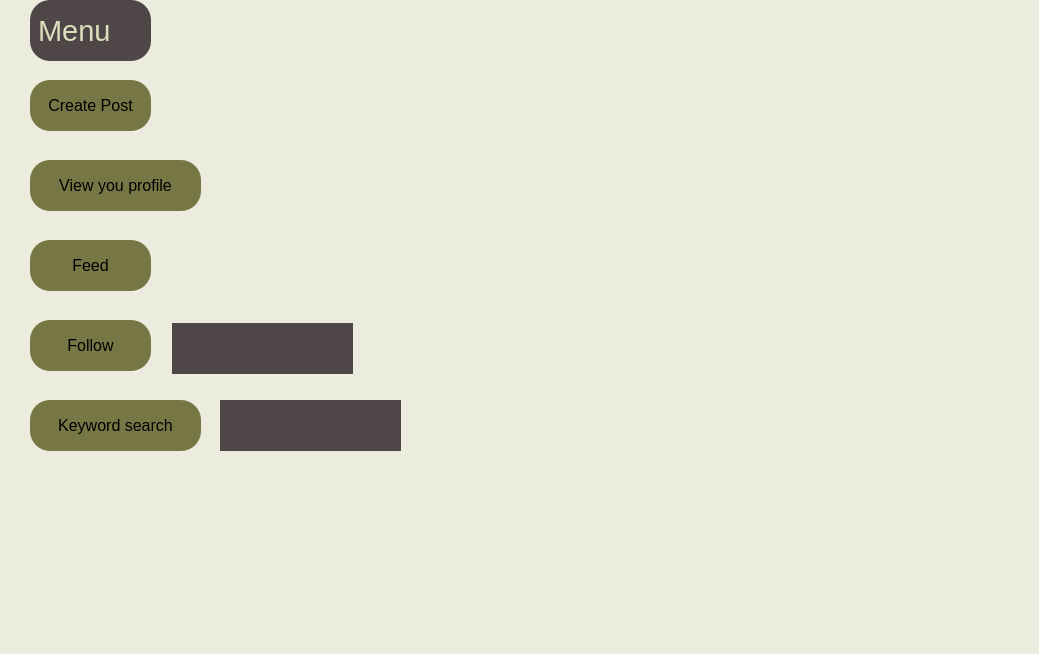
<?xml version="1.0" encoding="UTF-8"?>
<ui version="4.0">
 <class>Menu</class>
 <widget class="QWidget" name="Menu">
  <property name="geometry">
   <rect>
    <x>0</x>
    <y>0</y>
    <width>1039</width>
    <height>654</height>
   </rect>
  </property>
  <property name="windowTitle">
   <string>Form</string>
  </property>
  <property name="styleSheet">
   <string notr="true">
background-color: rgb(235, 235, 222);</string>
  </property>
  <widget class="QLabel" name="label">
   <property name="geometry">
    <rect>
     <x>30</x>
     <y>0</y>
     <width>121</width>
     <height>61</height>
    </rect>
   </property>
   <property name="font">
    <font>
     <pointsize>22</pointsize>
    </font>
   </property>
   <property name="styleSheet">
    <string notr="true">background-color: rgb(79, 71, 71);
color: rgb(222, 222, 190);
border-radius: 20px;</string>
   </property>
   <property name="text">
    <string> Menu</string>
   </property>
  </widget>
  <widget class="QPushButton" name="CreatePost">
   <property name="geometry">
    <rect>
     <x>30</x>
     <y>80</y>
     <width>121</width>
     <height>51</height>
    </rect>
   </property>
   <property name="font">
    <font>
     <pointsize>12</pointsize>
    </font>
   </property>
   <property name="styleSheet">
    <string notr="true">background-color: rgb(119, 119, 70);
border-radius: 20px;</string>
   </property>
   <property name="text">
    <string>Create Post</string>
   </property>
  </widget>
  <widget class="QPushButton" name="ViewProfile">
   <property name="geometry">
    <rect>
     <x>30</x>
     <y>160</y>
     <width>171</width>
     <height>51</height>
    </rect>
   </property>
   <property name="font">
    <font>
     <pointsize>12</pointsize>
    </font>
   </property>
   <property name="styleSheet">
    <string notr="true">background-color: rgb(119, 119, 70);
border-radius: 20px;</string>
   </property>
   <property name="text">
    <string>View you profile</string>
   </property>
  </widget>
  <widget class="QPushButton" name="FollowButton">
   <property name="geometry">
    <rect>
     <x>30</x>
     <y>320</y>
     <width>121</width>
     <height>51</height>
    </rect>
   </property>
   <property name="font">
    <font>
     <pointsize>12</pointsize>
    </font>
   </property>
   <property name="styleSheet">
    <string notr="true">background-color: rgb(119, 119, 70);
border-radius: 20px;</string>
   </property>
   <property name="text">
    <string>Follow</string>
   </property>
  </widget>
  <widget class="QPushButton" name="feedButton">
   <property name="geometry">
    <rect>
     <x>30</x>
     <y>240</y>
     <width>121</width>
     <height>51</height>
    </rect>
   </property>
   <property name="font">
    <font>
     <pointsize>12</pointsize>
    </font>
   </property>
   <property name="styleSheet">
    <string notr="true">background-color: rgb(119, 119, 70);
border-radius: 20px;</string>
   </property>
   <property name="text">
    <string>Feed</string>
   </property>
  </widget>
  <widget class="QPushButton" name="keysearchButton">
   <property name="geometry">
    <rect>
     <x>30</x>
     <y>400</y>
     <width>171</width>
     <height>51</height>
    </rect>
   </property>
   <property name="font">
    <font>
     <pointsize>12</pointsize>
    </font>
   </property>
   <property name="styleSheet">
    <string notr="true">background-color: rgb(119, 119, 70);
border-radius: 20px;</string>
   </property>
   <property name="text">
    <string>Keyword search</string>
   </property>
  </widget>
  <widget class="QLineEdit" name="followEdit">
   <property name="geometry">
    <rect>
     <x>172</x>
     <y>323</y>
     <width>181</width>
     <height>51</height>
    </rect>
   </property>
   <property name="styleSheet">
    <string notr="true">background-color: rgb(79, 71, 71);
color: rgb(222, 222, 190);
border: none;</string>
   </property>
  </widget>
  <widget class="QLineEdit" name="searchEdit">
   <property name="geometry">
    <rect>
     <x>220</x>
     <y>400</y>
     <width>181</width>
     <height>51</height>
    </rect>
   </property>
   <property name="styleSheet">
    <string notr="true">background-color: rgb(79, 71, 71);
color: rgb(222, 222, 190);
border: none;</string>
   </property>
  </widget>
 </widget>
 <resources/>
 <connections/>
</ui>
